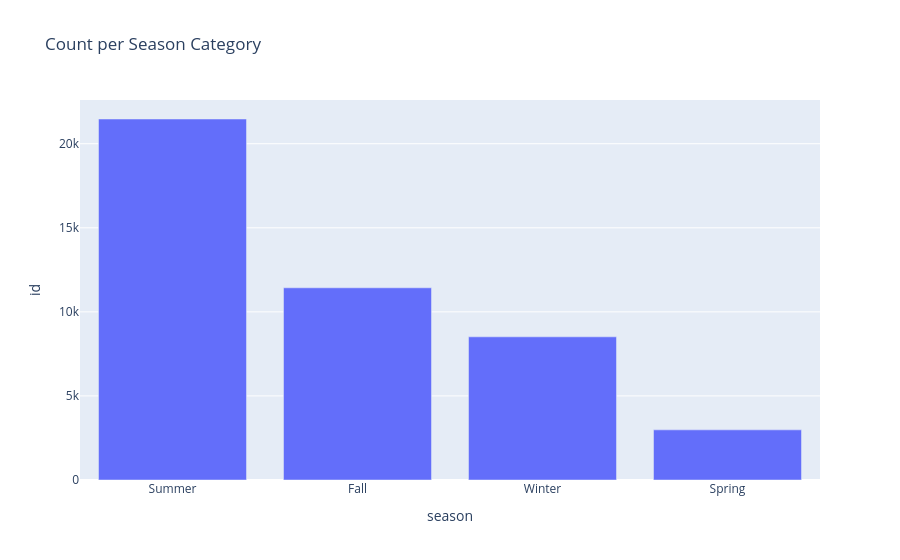

Here is the notebook cell this chart was saved with:
### Code cell
fig = px.bar(data.groupby('season').count().reset_index(), x='season', y='id', title='Count per Season Category')
fig.update_layout(barmode='stack', xaxis={'categoryorder':'total descending'})

### Figure 1 — Plotly figure (JSON) as saved in the notebook; plotly's stock layout.template omitted (floating-point values rounded to 4 significant figures)
{"data": [{"alignmentgroup": "True", "hovertemplate": "season=%{x}<br>id=%{y}<extra></extra>", "legendgroup": "", "marker": {"color": "#636efa", "pattern": {"shape": ""}}, "name": "", "offsetgroup": "", "orientation": "v", "showlegend": false, "textposition": "auto", "type": "bar", "x": ["Fall", "Spring", "Summer", "Winter"], "xaxis": "x", "y": [11431, 2982, 21470, 8515], "yaxis": "y"}], "layout": {"barmode": "stack", "legend": {"tracegroupgap": 0}, "title": {"text": "Count per Season Category"}, "xaxis": {"anchor": "y", "categoryorder": "total descending", "domain": [0, 1], "title": {"text": "season"}}, "yaxis": {"anchor": "x", "domain": [0, 1], "title": {"text": "id"}}}}
